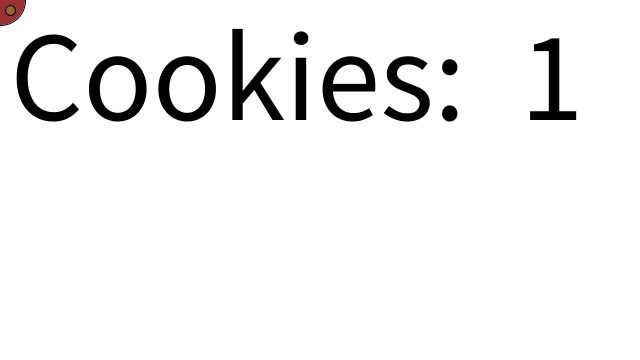
Frame 1 (no input)
Frame 60 (the mouse pressed at the canvas centre just before this capture): identical to frame 1, image omitted
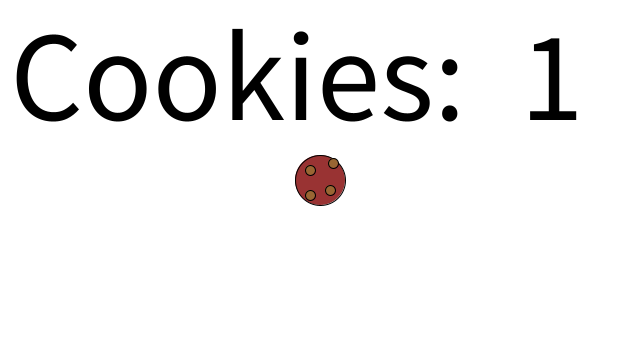
Frame 120 (the mouse held since frame 60 and released just before this capture)

The Processing sketch that drew these frames (run headless with seeded random() and noise(); from frame 60 on, the mouse is pressed at the canvas centre):

// Processing sketch: Number_Clicker
// ── Number_Clicker.pde
//0: cookie at(mouseX, mouseY)
//1: 2 circles, (mouseX, mouseY) (pmouseX, pmouseY)

int x=1;
int[] mx = {0, 0, 0, 0, 0};
int[] my={0, 0, 0, 0, 0};

void setup() {
  size(1920/3, 1080/3);
  background(255);
  frameRate(144);
}

void draw() {
  background(255);
  textSize(128);
  fill(0);
  text("Cookies:", 10, 120);
  text(x, 520, 120);

  if (x==1) {
    fill(153, 51, 51);
    circle(mouseX, mouseY, 50);
    fill(153, 102, 51);
    circle(mouseX-10, mouseY-10, 10);
    fill(153, 102, 51);
    circle(mouseX+10, mouseY+10, 10);
    fill(153, 102, 51);
    circle(mouseX-10, mouseY+15, 10);
    fill(153, 102, 51);
    circle(mouseX+13, mouseY-17, 10);
  }

  if (x==2) {
    fill(153, 51, 51);
    circle(mouseX, mouseY, 50);
    fill(153, 102, 51);
    circle(mouseX-10, mouseY-10, 10);
    fill(153, 102, 51);
    circle(mouseX+10, mouseY+10, 10);
    fill(153, 102, 51);
    circle(mouseX-10, mouseY+15, 10);
    fill(153, 102, 51);
    circle(mouseX+13, mouseY-17, 10);
    // Second cookie///////////////////////////////////
    fill(255, 204, 102);
    circle(pmouseX, pmouseY, 50);
    fill(153, 102, 51);
    circle(pmouseX-10, pmouseY-10, 10);
    fill(153, 102, 51);
    circle(pmouseX+10, pmouseY+10, 10);
    fill(153, 102, 51);
    circle(pmouseX-10, pmouseY+15, 10);
    fill(153, 102, 51);
    circle(pmouseX+13, pmouseY-17, 10);
  }

  if (x==3) {
    fill(153, 51, 51);
    circle(mouseX, mouseY, 50);
    fill(153, 102, 51);
    circle(mouseX-10, mouseY-10, 10);
    fill(153, 102, 51);
    circle(mouseX+10, mouseY+10, 10);
    fill(153, 102, 51);
    circle(mouseX-10, mouseY+15, 10);
    fill(153, 102, 51);
    circle(mouseX+13, mouseY-17, 10);
    // Second cookie///////////////////////////////////
    fill(255, 204, 102);
    circle(pmouseX, pmouseY, 50);
    fill(153, 102, 51);
    circle(pmouseX-10, pmouseY-10, 10);
    fill(153, 102, 51);
    circle(pmouseX+10, pmouseY+10, 10);
    fill(153, 102, 51);
    circle(pmouseX-10, pmouseY+15, 10);
    fill(153, 102, 51);
    circle(pmouseX+13, pmouseY-17, 10);
    //Third Cookie/////////////////////////////////////
    fill(153, 153, 102);
    circle((mouseX+pmouseX)/2, (mouseY+pmouseY)/2, 50);
    fill(204, 51, 153);
    circle((mouseX+pmouseX)/2-10, (mouseY+pmouseY)/2-10, 10);
    fill(204, 51, 153);
    circle((mouseX+pmouseX)/2+10, (mouseY+pmouseY)/2+10, 10);
    fill(204, 51, 153);
    circle((mouseX+pmouseX)/2-10, (mouseY+pmouseY)/2+15, 10);
    fill(204, 51, 153);
    circle((mouseX+pmouseX)/2+13, (mouseY+pmouseY)/2-17, 10);
  }

  if (x==4) {
    for (int index=mx.length-1; index>0; index--) {
      //shift to the right//

      mx[index]=mx[index-1];
      my[index]=my[index-1];
    }
    mx[0]=mouseX;
    my[0]=mouseY;
    for (int i=0; i<mx.length; i++) {
      fill(10, 130, i*40, 100);
      circle(mx[i], my[i], i*3+4);
    }
  }
}
void mouseClicked() {
  x++;
  if (x==5) {
    x=1;
  }
  background(255);
}
